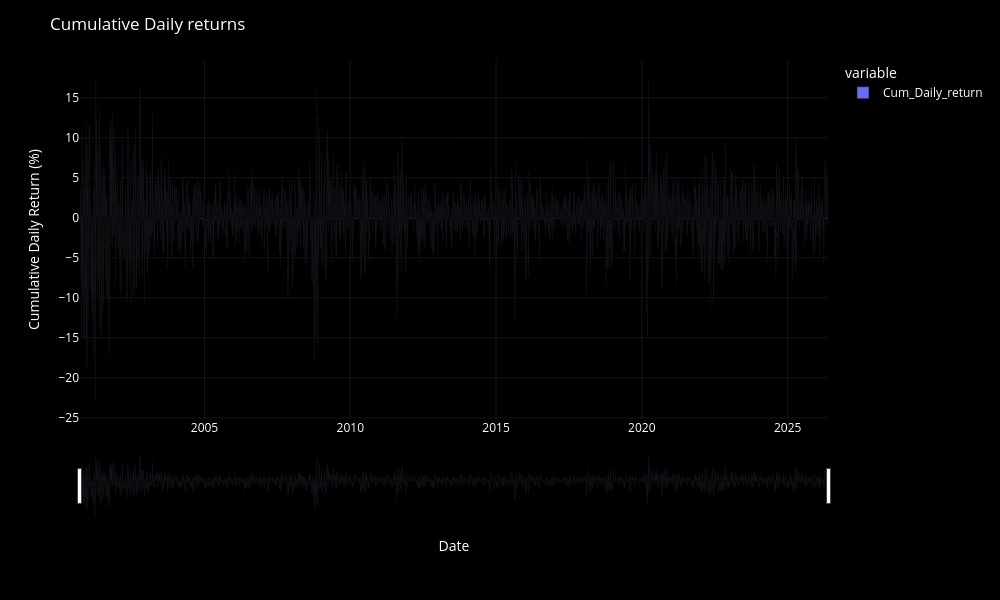

Notebook code for this chart:
### Code cell
plot_df_chart(
    df["Cum_Daily_return"],
    chart_type="bar",
    chart_title="Cumulative Daily returns",
    yaxis_title="Cumulative Daily Return (%)",
    width=1000,
    height=600,
)

### Figure 1 — Plotly figure (JSON) as saved in the notebook; plotly's stock layout.template omitted (floating-point values rounded to 4 significant figures; data arrays with more than 128 entries replaced by an {"elided": "..."} marker saying what was removed)
{"data": [{"hovertemplate": "<b>%{fullData.name}</b><br>%{y:.2f}<extra></extra>", "legendgroup": "Cum_Daily_return", "marker": {"color": "#636efa", "pattern": {"shape": ""}}, "name": "Cum_Daily_return", "orientation": "v", "showlegend": true, "textposition": "auto", "type": "bar", "x": {"elided": "6478 str values"}, "xaxis": "x", "y": {"elided": "6478 float values"}, "yaxis": "y"}], "layout": {"barmode": "relative", "dragmode": "zoom", "font": {"color": "white", "size": 12}, "height": 600, "legend": {"bgcolor": "rgba(0,0,0,0)", "itemclick": "toggle", "itemdoubleclick": "toggleothers", "title": {"text": "variable"}, "tracegroupgap": 0}, "margin": {"t": 60}, "paper_bgcolor": "black", "plot_bgcolor": "black", "title": {"text": "Cumulative Daily returns"}, "width": 1000, "xaxis": {"anchor": "y", "domain": [0, 1], "gridcolor": "rgba(255,255,255,0.08)", "rangeslider": {"visible": true}, "showgrid": true, "title": {"text": "Date"}}, "yaxis": {"anchor": "x", "domain": [0, 1], "fixedrange": false, "gridcolor": "rgba(255,255,255,0.08)", "showgrid": true, "title": {"text": "Cumulative Daily Return (%)"}}}}
